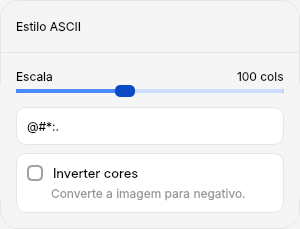
            <widget class="QWidget" name="widget_19" native="true">
             <property name="sizePolicy">
              <sizepolicy hsizetype="Preferred" vsizetype="Minimum">
               <horstretch>0</horstretch>
               <verstretch>0</verstretch>
              </sizepolicy>
             </property>
             <property name="minimumSize">
              <size>
               <width>300</width>
               <height>0</height>
              </size>
             </property>
             <property name="maximumSize">
              <size>
               <width>300</width>
               <height>16777215</height>
              </size>
             </property>
             <property name="layoutDirection">
              <enum>Qt::LayoutDirection::LeftToRight</enum>
             </property>
             <property name="autoFillBackground">
              <bool>false</bool>
             </property>
             <property name="styleSheet">
              <string notr="true">QWidget {
    background-color: rgb(245, 245, 245);
    border: 1px solid rgb(230, 230, 230);
    border-radius: 18px;
}

QLabel {
	border: none;
	color: rgb(0, 0, 0);
}
</string>
             </property>
             <layout class="QVBoxLayout" name="verticalLayout_65">
              <property name="spacing">
               <number>16</number>
              </property>
              <property name="leftMargin">
               <number>0</number>
              </property>
              <property name="topMargin">
               <number>16</number>
              </property>
              <property name="rightMargin">
               <number>0</number>
              </property>
              <property name="bottomMargin">
               <number>16</number>
              </property>
              <item>
               <layout class="QHBoxLayout" name="horizontalLayout_103">
                <item>
                 <spacer name="horizontalSpacer_103">
                  <property name="orientation">
                   <enum>Qt::Orientation::Horizontal</enum>
                  </property>
                  <property name="sizeType">
                   <enum>QSizePolicy::Policy::Fixed</enum>
                  </property>
                  <property name="sizeHint" stdset="0">
                   <size>
                    <width>16</width>
                    <height>16</height>
                   </size>
                  </property>
                 </spacer>
                </item>
                <item>
                 <widget class="QLabel" name="label_78">
                  <property name="font">
                   <font>
                    <family>Inter</family>
                    <pointsize>9</pointsize>
                    <hintingpreference>PreferNoHinting</hintingpreference>
                    <fontweight>Medium</fontweight>
                   </font>
                  </property>
                  <property name="text">
                   <string>Estilo ASCII</string>
                  </property>
                 </widget>
                </item>
                <item>
                 <spacer name="horizontalSpacer_104">
                  <property name="orientation">
                   <enum>Qt::Orientation::Horizontal</enum>
                  </property>
                  <property name="sizeHint" stdset="0">
                   <size>
                    <width>40</width>
                    <height>20</height>
                   </size>
                  </property>
                 </spacer>
                </item>
               </layout>
              </item>
              <item>
               <widget class="Line" name="line_17">
                <property name="maximumSize">
                 <size>
                  <width>16777215</width>
                  <height>1</height>
                 </size>
                </property>
                <property name="orientation">
                 <enum>Qt::Orientation::Horizontal</enum>
                </property>
               </widget>
              </item>
              <item>
               <widget class="QFrame" name="frame_11">
                <property name="styleSheet">
                 <string notr="true">QFrame{
	background-color: rgb(245, 245, 245);
	border: none;
}</string>
                </property>
                <property name="frameShape">
                 <enum>QFrame::Shape::StyledPanel</enum>
                </property>
                <property name="frameShadow">
                 <enum>QFrame::Shadow::Raised</enum>
                </property>
                <layout class="QVBoxLayout" name="verticalLayout_12">
                 <property name="spacing">
                  <number>8</number>
                 </property>
                 <property name="leftMargin">
                  <number>16</number>
                 </property>
                 <property name="topMargin">
                  <number>0</number>
                 </property>
                 <property name="rightMargin">
                  <number>16</number>
                 </property>
                 <property name="bottomMargin">
                  <number>0</number>
                 </property>
                 <item>
                  <widget class="QFrame" name="frame_12">
                   <property name="enabled">
                    <bool>true</bool>
                   </property>
                   <property name="sizePolicy">
                    <sizepolicy hsizetype="Preferred" vsizetype="Preferred">
                     <horstretch>0</horstretch>
                     <verstretch>0</verstretch>
                    </sizepolicy>
                   </property>
                   <property name="minimumSize">
                    <size>
                     <width>0</width>
                     <height>0</height>
                    </size>
                   </property>
                   <property name="maximumSize">
                    <size>
                     <width>16777215</width>
                     <height>16777215</height>
                    </size>
                   </property>
                   <property name="font">
                    <font/>
                   </property>
                   <property name="styleSheet">
                    <string notr="true">QFrame{
    background: transparent;
	border: none;
}

QLabel{
	color: rgb(0, 0, 0);
	border: none;
}</string>
                   </property>
                   <property name="frameShape">
                    <enum>QFrame::Shape::StyledPanel</enum>
                   </property>
                   <property name="frameShadow">
                    <enum>QFrame::Shadow::Raised</enum>
                   </property>
                   <layout class="QVBoxLayout" name="verticalLayout_13">
                    <property name="spacing">
                     <number>0</number>
                    </property>
                    <property name="leftMargin">
                     <number>0</number>
                    </property>
                    <property name="topMargin">
                     <number>0</number>
                    </property>
                    <property name="rightMargin">
                     <number>0</number>
                    </property>
                    <property name="bottomMargin">
                     <number>0</number>
                    </property>
                    <item>
                     <layout class="QHBoxLayout" name="horizontalLayout_10">
                      <item>
                       <widget class="QLabel" name="sldWidthTitle">
                        <property name="maximumSize">
                         <size>
                          <width>16777215</width>
                          <height>16777215</height>
                         </size>
                        </property>
                        <property name="font">
                         <font>
                          <family>Inter</family>
                          <pointsize>9</pointsize>
                          <bold>false</bold>
                          <hintingpreference>PreferNoHinting</hintingpreference>
                         </font>
                        </property>
                        <property name="text">
                         <string>Escala</string>
                        </property>
                       </widget>
                      </item>
                      <item>
                       <spacer name="hspacerBrightness_4">
                        <property name="orientation">
                         <enum>Qt::Orientation::Horizontal</enum>
                        </property>
                        <property name="sizeType">
                         <enum>QSizePolicy::Policy::Expanding</enum>
                        </property>
                        <property name="sizeHint" stdset="0">
                         <size>
                          <width>8</width>
                          <height>8</height>
                         </size>
                        </property>
                       </spacer>
                      </item>
                      <item>
                       <widget class="QLabel" name="lblWidthValue">
                        <property name="maximumSize">
                         <size>
                          <width>16777215</width>
                          <height>16777215</height>
                         </size>
                        </property>
                        <property name="font">
                         <font>
                          <family>Inter</family>
                          <pointsize>9</pointsize>
                          <hintingpreference>PreferNoHinting</hintingpreference>
                         </font>
                        </property>
                        <property name="text">
                         <string>100 cols</string>
                        </property>
                       </widget>
                      </item>
                     </layout>
                    </item>
                    <item>
                     <widget class="QSlider" name="sldWidth">
                      <property name="maximumSize">
                       <size>
                        <width>16777215</width>
                        <height>16777215</height>
                       </size>
                      </property>
                      <property name="focusPolicy">
                       <enum>Qt::FocusPolicy::ClickFocus</enum>
                      </property>
                      <property name="layoutDirection">
                       <enum>Qt::LayoutDirection::LeftToRight</enum>
                      </property>
                      <property name="styleSheet">
                       <string notr="true">QSlider {
    background: transparent;
	border: none;
}

QSlider::groove:horizontal {
    background: rgb(85, 0, 0);
    height: 4px;
    margin: 0;
    border-radius: 1px;
}

QSlider::sub-page:horizontal {
    background: rgb(76, 139, 255);
    border-radius: 1px;
}

QSlider::add-page:horizontal {
    background: rgb(204, 222, 255);
    border-radius: 1px;
}

QSlider::handle:horizontal {
    background: rgb(10, 74, 194);
    width: 20px;
    height: 8px;
    border-radius: 5px;
    margin: -4px 0;
}</string>
                      </property>
                      <property name="minimum">
                       <number>0</number>
                      </property>
                      <property name="maximum">
                       <number>300</number>
                      </property>
                      <property name="singleStep">
                       <number>5</number>
                      </property>
                      <property name="pageStep">
                       <number>20</number>
                      </property>
                      <property name="value">
                       <number>120</number>
                      </property>
                      <property name="orientation">
                       <enum>Qt::Orientation::Horizontal</enum>
                      </property>
                      <property name="invertedAppearance">
                       <bool>false</bool>
                      </property>
                      <property name="invertedControls">
                       <bool>true</bool>
                      </property>
                     </widget>
                    </item>
                   </layout>
                  </widget>
                 </item>
                 <item>
                  <widget class="QComboBox" name="cmbChars">
                   <property name="minimumSize">
                    <size>
                     <width>0</width>
                     <height>38</height>
                    </size>
                   </property>
                   <property name="maximumSize">
                    <size>
                     <width>16777215</width>
                     <height>16777215</height>
                    </size>
                   </property>
                   <property name="font">
                    <font>
                     <family>Inter</family>
                     <bold>false</bold>
                     <hintingpreference>PreferNoHinting</hintingpreference>
                    </font>
                   </property>
                   <property name="cursor">
                    <cursorShape>ArrowCursor</cursorShape>
                   </property>
                   <property name="toolTipDuration">
                    <number>-1</number>
                   </property>
                   <property name="accessibleName">
                    <string>Degradê ASCII</string>
                   </property>
                   <property name="styleSheet">
                    <string notr="true">QComboBox {
    background-color: rgb(255, 255, 255);
    border: 1px solid rgb(230, 230, 230);
    border-radius: 10px;
    padding-left: 10px;
    color: #000000;
}

/* Hover */
QComboBox:hover {
    background-color: rgb(245, 245, 245);
}

/* Área da seta */
QComboBox::drop-down {
    subcontrol-origin: padding;
    subcontrol-position: top right;
    width: 30px;
    border: none;
    border-top-right-radius: 4px;
    border-bottom-right-radius: 4px;
    background: transparent;
}

/* Ícone padrão */
QComboBox::down-arrow {
    image: url(:/icons/arrow-down.svg);
    width: 12px;
    height: 12px;
    margin-right: 0px;
    margin-top: 0px;
}

/* Ícone quando aberto */
QComboBox::down-arrow:on {
    image: url(:/icons/arrow-up.svg);
}
</string>
                   </property>
                   <property name="editable">
                    <bool>false</bool>
                   </property>
                   <property name="currentText">
                    <string>@#*:. </string>
                   </property>
                   <property name="currentIndex">
                    <number>0</number>
                   </property>
                   <property name="insertPolicy">
                    <enum>QComboBox::InsertPolicy::NoInsert</enum>
                   </property>
                   <property name="sizeAdjustPolicy">
                    <enum>QComboBox::SizeAdjustPolicy::AdjustToContentsOnFirstShow</enum>
                   </property>
                   <property name="minimumContentsLength">
                    <number>0</number>
                   </property>
                   <property name="placeholderText">
                    <string>Degradê ASCII</string>
                   </property>
                   <property name="duplicatesEnabled">
                    <bool>false</bool>
                   </property>
                   <property name="frame">
                    <bool>true</bool>
                   </property>
                   <property name="labelDrawingMode">
                    <enum>QComboBox::LabelDrawingMode::UseStyle</enum>
                   </property>
                   <item>
                    <property name="text">
                     <string>@#*:. </string>
                    </property>
                   </item>
                   <item>
                    <property name="text">
                     <string>■</string>
                    </property>
                   </item>
                   <item>
                    <property name="text">
                     <string>@%#0*=-:. </string>
                    </property>
                   </item>
                   <item>
                    <property name="text">
                     <string>@%#0B$&amp;amp;*+=-:,. </string>
                    </property>
                   </item>
                   <item>
                    <property name="text">
                     <string> ●•·</string>
                    </property>
                   </item>
                   <item>
                    <property name="text">
                     <string>░▒▓█</string>
                    </property>
                   </item>
                   <item>
                    <property name="text">
                     <string>▀▄▌▐▀</string>
                    </property>
                   </item>
                   <item>
                    <property name="text">
                     <string>▓▒░█▓▒░</string>
                    </property>
                   </item>
                   <item>
                    <property name="text">
                     <string>$@B%8&amp;WM#*oahkbdpqwmZO0QLCJUYXzcvunxrjft/\\|()1{}[]?-_+~&lt;&gt;i!lI;:,\&quot;^`'. &quot;</string>
                    </property>
                   </item>
                  </widget>
                 </item>
                 <item>
                  <widget class="QFrame" name="frame_30">
                   <property name="minimumSize">
                    <size>
                     <width>0</width>
                     <height>60</height>
                    </size>
                   </property>
                   <property name="maximumSize">
                    <size>
                     <width>16777215</width>
                     <height>60</height>
                    </size>
                   </property>
                   <property name="styleSheet">
                    <string notr="true">QFrame{
	background-color: rgb(255, 255, 255);
	border: 1px solid rgb(230, 230, 230);
	border-radius: 10px;
}

QLabel{
	border: none;
}</string>
                   </property>
                   <property name="frameShape">
                    <enum>QFrame::Shape::StyledPanel</enum>
                   </property>
                   <property name="frameShadow">
                    <enum>QFrame::Shadow::Raised</enum>
                   </property>
                   <layout class="QGridLayout" name="gridLayout_36">
                    <property name="leftMargin">
                     <number>10</number>
                    </property>
                    <property name="topMargin">
                     <number>10</number>
                    </property>
                    <property name="rightMargin">
                     <number>10</number>
                    </property>
                    <property name="bottomMargin">
                     <number>10</number>
                    </property>
                    <property name="spacing">
                     <number>0</number>
                    </property>
                    <item row="3" column="0">
                     <layout class="QVBoxLayout" name="verticalLayout_67">
                      <property name="spacing">
                       <number>2</number>
                      </property>
                      <item>
                       <widget class="QCheckBox" name="chkInverteCores">
                        <property name="sizePolicy">
                         <sizepolicy hsizetype="Preferred" vsizetype="Fixed">
                          <horstretch>0</horstretch>
                          <verstretch>0</verstretch>
                         </sizepolicy>
                        </property>
                        <property name="font">
                         <font>
                          <family>Inter</family>
                          <pointsize>10</pointsize>
                          <hintingpreference>PreferNoHinting</hintingpreference>
                         </font>
                        </property>
                        <property name="styleSheet">
                         <string notr="true">QCheckBox {
    background-color: rgb(255, 255, 255);
    border: none;
    color: #000000;
    spacing: 10px;
}

/* Indicador da caixinha */
QCheckBox::indicator {
    width: 12px;
    height: 12px;
    border-radius: 5px;
    border: 2px solid rgb(161, 161, 161);
    background: rgb(255, 255, 255);
}

/* Quando marcado */
QCheckBox::indicator:checked {
    background: rgb(12, 90, 234);
	border: 2px solid rgb(12, 90, 234);
}

/* Hover */
QCheckBox::indicator:hover {
    border-radius: 4px;
}
</string>
                        </property>
                        <property name="text">
                         <string>Inverter cores</string>
                        </property>
                       </widget>
                      </item>
                      <item>
                       <layout class="QHBoxLayout" name="horizontalLayout_109">
                        <item>
                         <spacer name="horizontalSpacer_111">
                          <property name="orientation">
                           <enum>Qt::Orientation::Horizontal</enum>
                          </property>
                          <property name="sizeType">
                           <enum>QSizePolicy::Policy::Fixed</enum>
                          </property>
                          <property name="sizeHint" stdset="0">
                           <size>
                            <width>24</width>
                            <height>4</height>
                           </size>
                          </property>
                         </spacer>
                        </item>
                        <item>
                         <widget class="QLabel" name="label_81">
                          <property name="font">
                           <font>
                            <family>Inter</family>
                            <hintingpreference>PreferNoHinting</hintingpreference>
                           </font>
                          </property>
                          <property name="styleSheet">
                           <string notr="true">color: rgb(150, 150, 150);</string>
                          </property>
                          <property name="text">
                           <string>Converte a imagem para negativo.</string>
                          </property>
                         </widget>
                        </item>
                       </layout>
                      </item>
                     </layout>
                    </item>
                   </layout>
                  </widget>
                 </item>
                </layout>
               </widget>
              </item>
             </layout>
            </widget>
